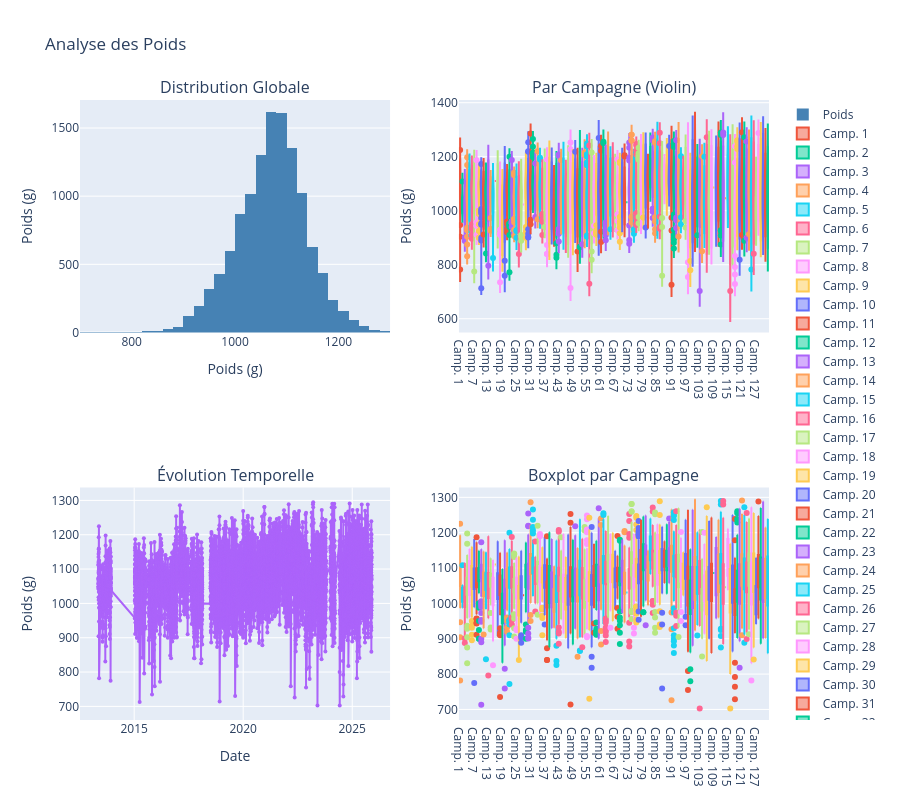
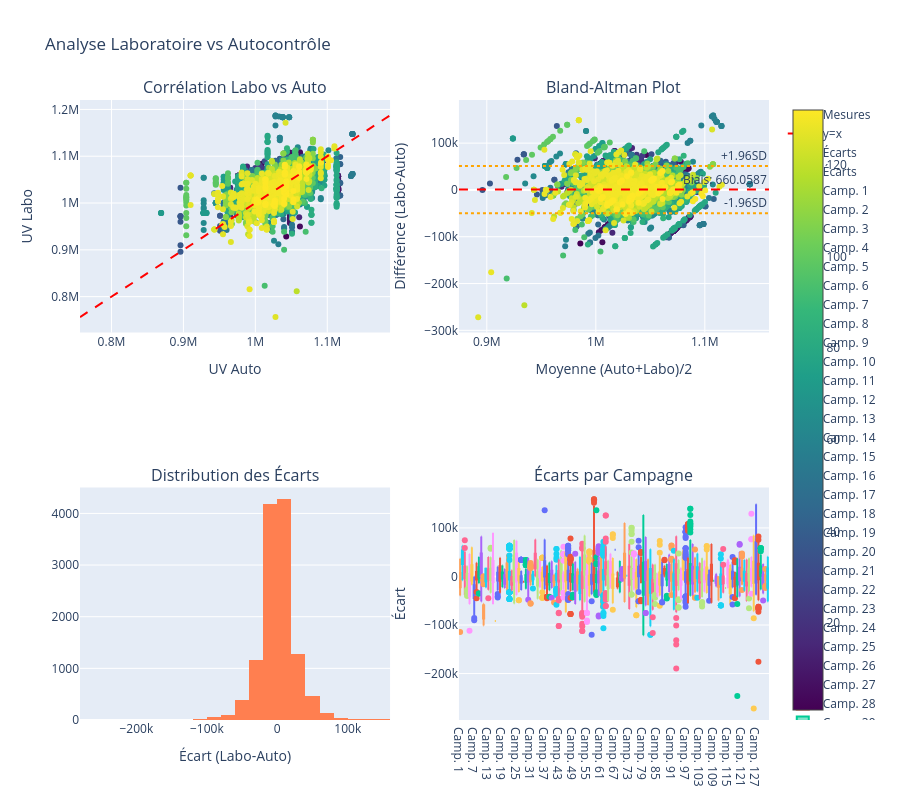
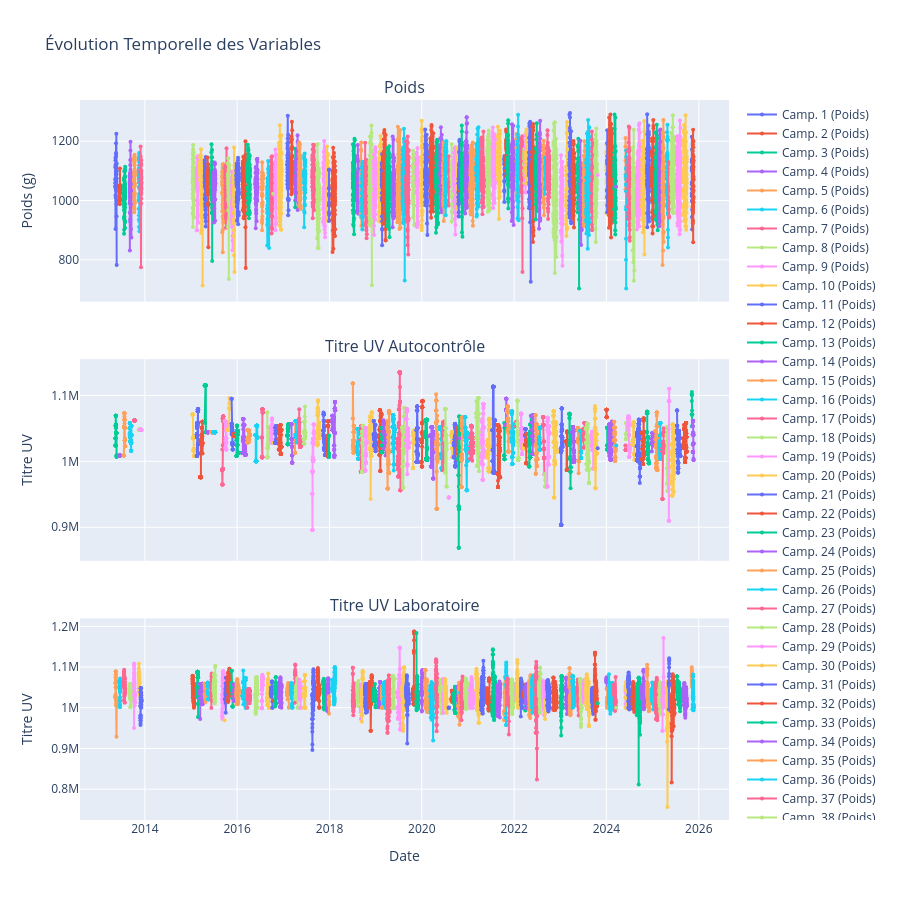

Notebook cell for these charts, in order:
### Code cell
analyseur = AnalyseurQualite(df_M)
analyseur.analyse_complete()
